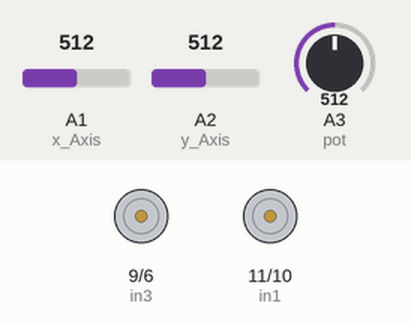
This sketch was run on a simulated Arduino Uno, built with avr-gcc and run on an emulated ATmega328P. Parts: motor-driver pin pairs drawn as motors (green arrow = first pin HIGH = forward, orange = second pin HIGH = backward, longer = more drive). The inputs (shaded band) are chosen by the test bench; at power-on: A1 (x_Axis) = 512, A2 (y_Axis) = 512, A3 (pot) = 512.

Above: at 1.2 s.
1.3 s: A1 (x_Axis) set to 539
2.8 s: A1 (x_Axis) set to 563
At 3.2 s:
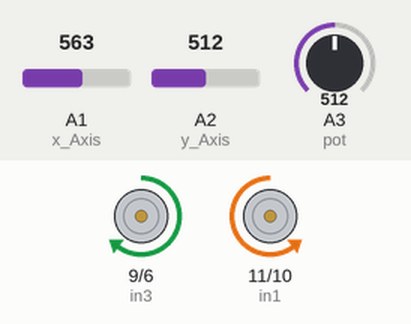
4.3 s: A2 (y_Axis) set to 541
5.8 s: A2 (y_Axis) set to 559
At 6.7 s:
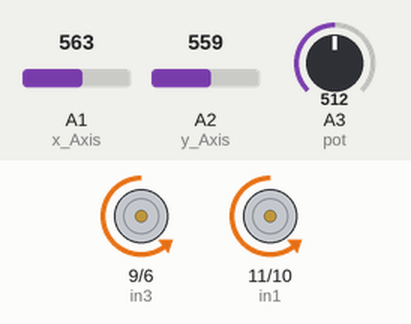
7.3 s: A3 (pot) set to 716
At 7.8 s:
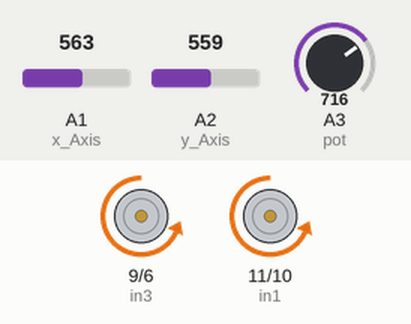
8.8 s: A3 (pot) set to 122
At 10.2 s:
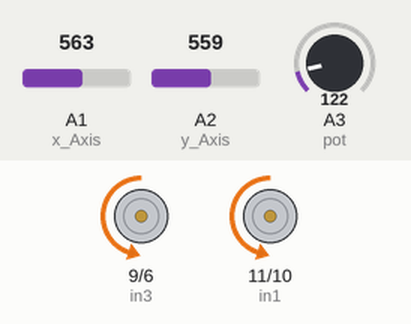
Timing chart, 0 to 11.3 s (numbered marks = the images above; inputs shaded):
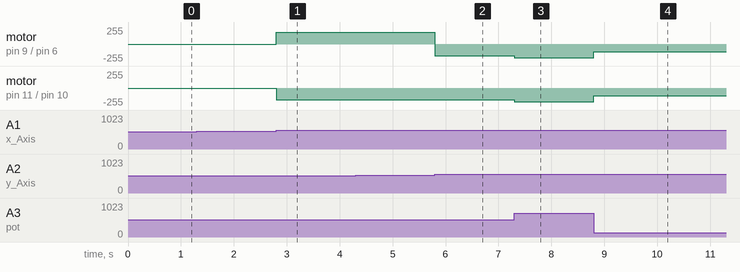

The sketch:

Joystick.ino
```cpp
int in1 = 11;
int in2 = 10;
int in3 = 9;
int in4 = 6;

int x_Axis = A1;
int y_Axis = A2;
int pot = A3;

void setup() {
  pinMode (in1, OUTPUT);
  pinMode (in2, OUTPUT);
  pinMode (in3, OUTPUT);
  pinMode (in4, OUTPUT);
}

void loop() {
  int y;
  int x;
  int x_val = analogRead (x_Axis);
  int y_val = analogRead (y_Axis);
  int motor_speed = analogRead (pot);

  //forward
  if (y_val > 550) {
    y = map (motor_speed, 0, 1023, 100, 255);
    analogWrite (in1, 0);
    analogWrite (in2, y);
    analogWrite (in3, 0);
    analogWrite (in4, y);
  }

  //reverse
  else if (y_val < 470) {
    y = map (motor_speed, 0, 1023, 100, 255);
    analogWrite (in1, y);
    analogWrite (in2, 0);
    analogWrite (in3, y);
    analogWrite (in4, 0);
  }

  //right
  else if (x_val > 550) {
    x = map (motor_speed, 0, 1023, 100, 255);
    analogWrite (in1, 0);
    analogWrite (in2, x);
    analogWrite (in3, x);
    analogWrite (in4, 0);
  }

  //left
  else if (x_val < 470) {
    x = map (motor_speed, 0, 1023, 100, 255);
    analogWrite (in1, x);
    analogWrite (in2, 0);
    analogWrite (in3, 0);
    analogWrite (in4, x);
  }

  //stop (joystick center)
  /*else if (x_val == 501 or 502 and y_val == 516 or 517) {
    analogWrite (in1, 0);
    analogWrite (in2, 0);
    analogWrite (in3, 0);
    analogWrite (in4, 0);
  }*/

  else {
    analogWrite (in1, 0);
    analogWrite (in2, 0);
    analogWrite (in3, 0);
    analogWrite (in4, 0);
  }


}
```

Measured:
- the behaviour switches between 550 and 551 on A1 (x_Axis) (found by bisection; images 0 and 1)
- the behaviour switches between 550 and 551 on A2 (y_Axis) (found by bisection; images 1 and 2)
- after the input at 1.3 s, every drawn part: stays the same
- after the input at 2.8 s, motor on pin 9 (in3) / pin 6 (in4): stopped → forward 177/255 at once; motor on pin 11 (in1) / pin 10 (in2): stopped → backward 177/255 at once
- after the input at 4.3 s, every drawn part: stays the same
- after the input at 5.8 s, motor on pin 9 (in3) / pin 6 (in4): forward 177/255 → backward 177/255 at once
- after the input at 7.3 s, motor on pin 9 (in3) / pin 6 (in4), motor on pin 11 (in1) / pin 10 (in2): backward 177/255 → backward 208/255 at once
- after the input at 8.8 s, motor on pin 9 (in3) / pin 6 (in4), motor on pin 11 (in1) / pin 10 (in2): backward 208/255 → backward 118/255 at once
